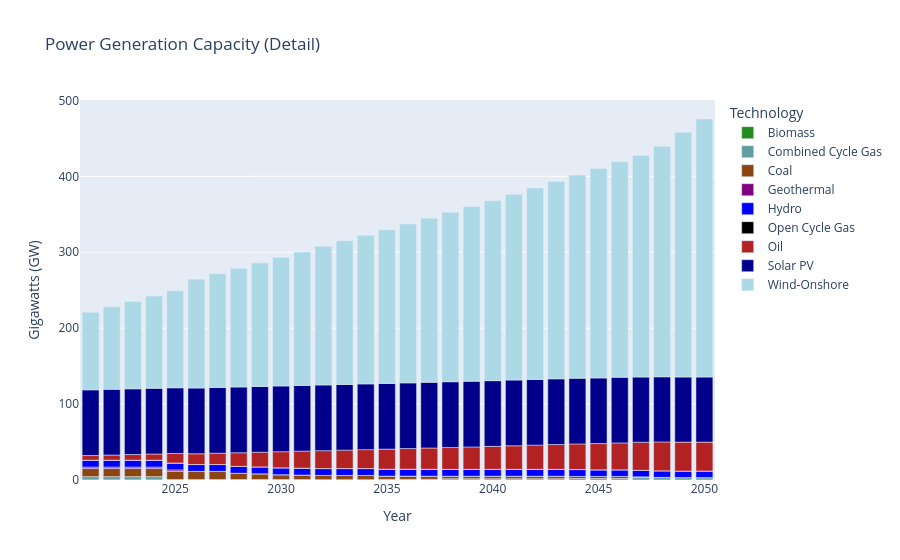

Write notebook code for a chart like this one.
### Code cell
# Power generation capacity (detailed)
cap_df = dfs['TotalCapacityAnnual'][dfs['TotalCapacityAnnual'].TECHNOLOGY.str.startswith('PWR')].drop('REGION', axis=1)
cap_df = df_filter(cap_df,3,6,['CNT','TRN','CST','CEN','SOU','NOR']) #added in CCG, OCG, SPV
df_plot(cap_df,'Gigawatts (GW)','Power Generation Capacity')

### Figure 1 — Plotly figure (JSON) as saved in the notebook; plotly's stock layout.template omitted (floating-point values rounded to 4 significant figures)
{"data": [{"hovertemplate": "Technology=Biomass<br>Year=%{x}<br>Gigawatts (GW)=%{y}<extra></extra>", "legendgroup": "Biomass", "marker": {"color": "forestgreen", "pattern": {"shape": ""}}, "name": "Biomass", "orientation": "v", "showlegend": true, "textposition": "auto", "type": "bar", "x": [2021, 2022, 2023, 2024, 2025, 2026, 2027, 2028, 2029, 2030, 2031, 2032, 2033, 2034, 2035, 2036, 2037, 2038, 2039, 2040, 2041, 2042, 2043, 2044, 2045, 2046, 2047, 2048, 2049, 2050], "xaxis": "x", "y": [0.1897, 0.1897, 0.1897, 0.1897, 0.1897, 0.1897, 0.1897, 0.1897, 0.1897, 0.1897, 0.1897, 0.0, 0.0, 0.0, 0.0, 0.0, 0.0, 0.0, 0.0, 0.0, 0.0, 0.0, 0.0, 0.0, 0.0, 0.0, 0.0, 0.0, 0.0, 0.0], "yaxis": "y"}, {"hovertemplate": "Technology=Combined Cycle Gas<br>Year=%{x}<br>Gigawatts (GW)=%{y}<extra></extra>", "legendgroup": "Combined Cycle Gas", "marker": {"color": "cadetblue", "pattern": {"shape": ""}}, "name": "Combined Cycle Gas", "orientation": "v", "showlegend": true, "textposition": "auto", "type": "bar", "x": [2021, 2022, 2023, 2024, 2025, 2026, 2027, 2028, 2029, 2030, 2031, 2032, 2033, 2034, 2035, 2036, 2037, 2038, 2039, 2040, 2041, 2042, 2043, 2044, 2045, 2046, 2047, 2048, 2049, 2050], "xaxis": "x", "y": [4.237, 4.237, 4.237, 4.237, 0.45, 0.45, 0.45, 0.45, 0.45, 0.45, 0.45, 0.45, 0.45, 0.45, 0.7372, 0.7372, 0.88, 1.691, 1.691, 1.691, 1.691, 1.691, 1.691, 2.048, 2.048, 2.048, 3.129, 3.188, 3.188, 3.188], "yaxis": "y"}, {"hovertemplate": "Technology=Coal<br>Year=%{x}<br>Gigawatts (GW)=%{y}<extra></extra>", "legendgroup": "Coal", "marker": {"color": "saddlebrown", "pattern": {"shape": ""}}, "name": "Coal", "orientation": "v", "showlegend": true, "textposition": "auto", "type": "bar", "x": [2021, 2022, 2023, 2024, 2025, 2026, 2027, 2028, 2029, 2030, 2031, 2032, 2033, 2034, 2035, 2036, 2037, 2038, 2039, 2040, 2041, 2042, 2043, 2044, 2045, 2046, 2047, 2048, 2049, 2050], "xaxis": "x", "y": [10.7, 10.7, 10.7, 10.7, 10.7, 10.7, 10.7, 8.228, 7.538, 6.318, 5.878, 5.566, 5.566, 5.566, 4.41, 4.41, 4.178, 3.278, 3.278, 3.278, 3.278, 3.278, 3.278, 2.678, 2.678, 2.678, 1.065, 0.3, 0.0, 0.0], "yaxis": "y"}, {"hovertemplate": "Technology=Geothermal<br>Year=%{x}<br>Gigawatts (GW)=%{y}<extra></extra>", "legendgroup": "Geothermal", "marker": {"color": "purple", "pattern": {"shape": ""}}, "name": "Geothermal", "orientation": "v", "showlegend": true, "textposition": "auto", "type": "bar", "x": [2021, 2022, 2023, 2024, 2025, 2026, 2027, 2028, 2029, 2030, 2031, 2032, 2033, 2034, 2035, 2036, 2037, 2038, 2039, 2040, 2041, 2042, 2043, 2044, 2045, 2046, 2047, 2048, 2049, 2050], "xaxis": "x", "y": [1.919, 1.919, 1.919, 1.919, 1.919, 0.0, 0.0, 0.0, 0.0, 0.0, 0.0, 0.0, 0.0, 0.0, 0.0, 0.0, 0.0, 0.0, 0.0, 0.0, 0.0, 0.0, 0.0, 0.0, 0.0, 0.0, 0.0, 0.0, 0.0, 0.0], "yaxis": "y"}, {"hovertemplate": "Technology=Hydro<br>Year=%{x}<br>Gigawatts (GW)=%{y}<extra></extra>", "legendgroup": "Hydro", "marker": {"color": "blue", "pattern": {"shape": ""}}, "name": "Hydro", "orientation": "v", "showlegend": true, "textposition": "auto", "type": "bar", "x": [2021, 2022, 2023, 2024, 2025, 2026, 2027, 2028, 2029, 2030, 2031, 2032, 2033, 2034, 2035, 2036, 2037, 2038, 2039, 2040, 2041, 2042, 2043, 2044, 2045, 2046, 2047, 2048, 2049, 2050], "xaxis": "x", "y": [9.003, 9.003, 9.003, 9.003, 9.003, 9.003, 9.003, 9.003, 9.003, 9.003, 9.003, 9.003, 9.003, 9.003, 9.003, 9.003, 9.003, 9.003, 9.003, 9.003, 9.003, 9.003, 9.003, 9.003, 8.591, 8.591, 8.591, 8.591, 8.591, 8.591], "yaxis": "y"}, {"hovertemplate": "Technology=Open Cycle Gas<br>Year=%{x}<br>Gigawatts (GW)=%{y}<extra></extra>", "legendgroup": "Open Cycle Gas", "marker": {"color": "black", "pattern": {"shape": ""}}, "name": "Open Cycle Gas", "orientation": "v", "showlegend": true, "textposition": "auto", "type": "bar", "x": [2021, 2022, 2023, 2024, 2025, 2026, 2027, 2028, 2029, 2030, 2031, 2032, 2033, 2034, 2035, 2036, 2037, 2038, 2039, 2040, 2041, 2042, 2043, 2044, 2045, 2046, 2047, 2048, 2049, 2050], "xaxis": "x", "y": [0.1, 0.1, 0.1, 0.1, 0.1, 0.1, 0.1, 0.1, 0.1, 0.1, 0.1, 0.1, 0.1, 0.1, 0.1, 0.1, 0.1, 0.1, 0.1, 0.1, 0.1, 0.1, 0.1, 0.1, 0.1, 0.1, 0.0, 0.0, 0.0, 0.0], "yaxis": "y"}, {"hovertemplate": "Technology=Oil<br>Year=%{x}<br>Gigawatts (GW)=%{y}<extra></extra>", "legendgroup": "Oil", "marker": {"color": "firebrick", "pattern": {"shape": ""}}, "name": "Oil", "orientation": "v", "showlegend": true, "textposition": "auto", "type": "bar", "x": [2021, 2022, 2023, 2024, 2025, 2026, 2027, 2028, 2029, 2030, 2031, 2032, 2033, 2034, 2035, 2036, 2037, 2038, 2039, 2040, 2041, 2042, 2043, 2044, 2045, 2046, 2047, 2048, 2049, 2050], "xaxis": "x", "y": [6.07, 6.743, 7.416, 8.089, 12.55, 14.14, 14.81, 17.96, 19.33, 21.23, 22.36, 23.51, 24.2, 24.88, 26.44, 27.16, 27.98, 28.79, 29.51, 30.24, 31.04, 31.85, 32.65, 33.7, 34.57, 35.47, 36.99, 38.13, 38.13, 38.13], "yaxis": "y"}, {"hovertemplate": "Technology=Solar PV<br>Year=%{x}<br>Gigawatts (GW)=%{y}<extra></extra>", "legendgroup": "Solar PV", "marker": {"color": "darkblue", "pattern": {"shape": ""}}, "name": "Solar PV", "orientation": "v", "showlegend": true, "textposition": "auto", "type": "bar", "x": [2021, 2022, 2023, 2024, 2025, 2026, 2027, 2028, 2029, 2030, 2031, 2032, 2033, 2034, 2035, 2036, 2037, 2038, 2039, 2040, 2041, 2042, 2043, 2044, 2045, 2046, 2047, 2048, 2049, 2050], "xaxis": "x", "y": [86.54, 86.54, 86.54, 86.54, 86.54, 86.54, 86.54, 86.54, 86.54, 86.54, 86.54, 86.54, 86.54, 86.54, 86.54, 86.54, 86.54, 86.54, 86.54, 86.54, 86.54, 86.54, 86.54, 86.54, 86.41, 86.41, 85.81, 85.72, 85.72, 85.72], "yaxis": "y"}, {"hovertemplate": "Technology=Wind-Onshore<br>Year=%{x}<br>Gigawatts (GW)=%{y}<extra></extra>", "legendgroup": "Wind-Onshore", "marker": {"color": "lightblue", "pattern": {"shape": ""}}, "name": "Wind-Onshore", "orientation": "v", "showlegend": true, "textposition": "auto", "type": "bar", "x": [2021, 2022, 2023, 2024, 2025, 2026, 2027, 2028, 2029, 2030, 2031, 2032, 2033, 2034, 2035, 2036, 2037, 2038, 2039, 2040, 2041, 2042, 2043, 2044, 2045, 2046, 2047, 2048, 2049, 2050], "xaxis": "x", "y": [102.2, 108.6, 115.0, 121.5, 127.9, 143.4, 149.9, 156.4, 162.8, 169.3, 175.9, 182.8, 189.3, 195.9, 202.4, 209.3, 216.2, 223.1, 230.0, 236.9, 244.6, 252.3, 259.9, 267.6, 275.9, 283.8, 291.8, 303.8, 322.4, 339.9], "yaxis": "y"}], "layout": {"barmode": "relative", "legend": {"title": {"text": "Technology"}, "tracegroupgap": 0}, "title": {"text": "Power Generation Capacity (Detail)"}, "xaxis": {"anchor": "y", "domain": [0, 1], "title": {"text": "Year"}}, "yaxis": {"anchor": "x", "domain": [0, 1], "title": {"text": "Gigawatts (GW)"}}}}
